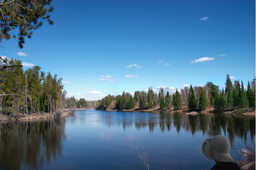
#> input picture Images_TP/Resize.png, 256 x 170 px, shrunk from 574 x 382 before the run
$ python ex3.py
#> lines starting #> are read from the running program, lines starting #| are printed output that depends on the picture
#ex3 : Seam-carving
#%%
import numpy as np
from PIL import Image
from matplotlib import pyplot as plt
#from scipy.ndimage import sobel
import cv2

path = "../Images_TP/Resize.png"
img = np.array(Image.open(path).convert("RGB"))
#%%
def compute_energy(image):
    #re-calcule du gris est plus rapide que carve_seam(gray)
    gray = .299*img[:, :, 0] + .587*img[:, :, 1] + .114*img[:, :, 2]
    #dx = sobel(gray, axis=1)
    #dy = sobel(gray, axis=0)
    #energy = np.hypot(dx, dy) #np.sqrt(grad_x**2 + grad_y**2)
    dy, dx = np.gradient(gray)  #plus rapide
    energy = cv2.magnitude(dx, dy)  #plus rapide
    return energy

def find_vertical_seam(energy):
    h, w = energy.shape
    cost = energy.copy()
    backtrack = np.zeros_like(cost, dtype=np.int32)

    for i in range(1, h):
        for j in range(w):
            left = max(j-1, 0)
            right = min(j+1, w-1)
            idx_min = np.argmin(cost[i-1, left:right+1]) + left
            cost[i, j] += cost[i-1, idx_min]
            backtrack[i, j] = idx_min

    seam = []
    j = np.argmin(cost[-1])
    for i in reversed(range(h)):
        seam.append((i, j))
        j = backtrack[i, j]
    return seam[::-1]

def carve_vertical_seam(image, seam):
    h, w, _ = image.shape
    new_image = np.zeros((h, w-1, 3), dtype=image.dtype)
    for i, j in seam:
        new_image[i, :, :] = np.delete(image[i, :, :], j, axis=0)
    return new_image

def show_seam(image,seam,n,num_seams):
    for i, j in seam:
        image[i, j] = [255,0,0]
    plt.title(f'seam : {n+1} /{num_seams}  (size image : {image.shape})')
    plt.imshow(image)
    plt.show()


def seam_carving(img,nb_seams):
    # nb_seams = nombre de seams à supprimer
    img_new = np.copy(img)
    for n in range(nb_seams):
        energy = compute_energy(img_new)
        seam = find_vertical_seam(energy)
        show_seam(img_new,seam,n,nb_seams) #affichage de l'éclair
        img_new = carve_vertical_seam(img_new, seam)
    return img_new

image_w = img.shape[1]
#> image_w = 256
N = image_w//16  # N : nombre de seams à supprimer
#> N = 16
img_new = seam_carving(img,N)
#> the loop in seam_carving, `for n in range(nb_seams):` made 16 passes
#> pass 1, in compute_energy, `gray = .299*img[:, :, 0] + .587*img[:, :, 1] + .114*img[:, :, 2]`:
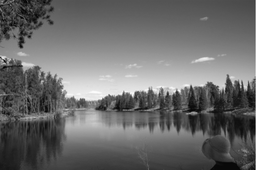
#> gray: shape (170, 256) float64; min 0.587, max 252.4, mean 107
#> pass 1, in compute_energy, `dy, dx = np.gradient(gray)`:
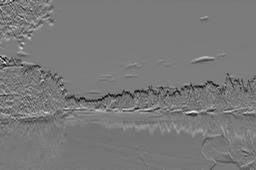
#> dy: shape (170, 256) float64; min -78.73, max 86.18, mean -0.2; drawn with min black and max white
#> pass 1, in compute_energy, `dy, dx = np.gradient(gray)`:
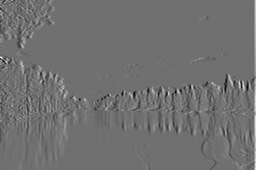
#> dx: shape (170, 256) float64; min -90.35, max 114.9, mean 0.3; drawn with min black and max white
#> pass 1, in compute_energy, `energy = cv2.magnitude(dx, dy)`:
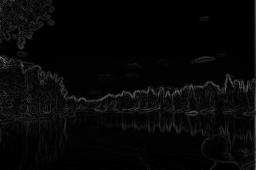
#> energy: shape (170, 256) float64; min 0, max 116, mean 7.5
#> pass 1, in show_seam, `plt.show()`:
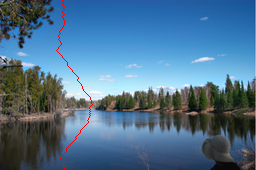
#> shown: shape (170, 256, 3); mean R, G, B 78.1, 114.4, 142.8
#> pass 2, in show_seam (call 2), `plt.show()`:
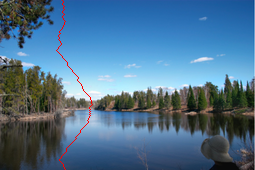
#> shown: shape (170, 255, 3); mean R, G, B 78, 114.2, 142.6
#> after the loop in seam_carving, `for n in range(nb_seams):`:
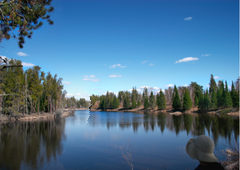
#> img_new: shape (170, 240, 3); mean R, G, B 76.1, 112.7, 140.4
plt.title(f'image finale  (size image : {img_new.shape})')
plt.imshow(img_new)
plt.show()

$ run again, with Images_TP/Mark.png copied over Images_TP/Resize.png
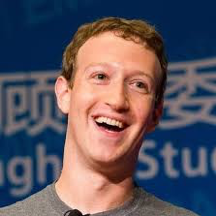
#> input picture Images_TP/Mark.png, 216 x 216 px
#> the loop in seam_carving, `for n in range(nb_seams):` made 13 passes
#> pass 1, in compute_energy, `energy = cv2.magnitude(dx, dy)`:
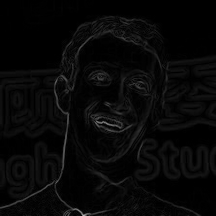
#> energy: shape (216, 216) float64; min 0, max 186.8, mean 8.1
#> after the loop in seam_carving, `for n in range(nb_seams):`:
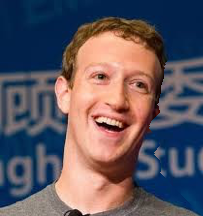
#> img_new: shape (216, 203, 3); mean R, G, B 97.8, 88.3, 96.7
